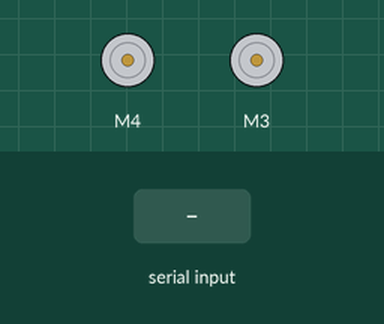
Bench run of a sketch on a simulated Arduino Uno, built with avr-gcc and run on an emulated ATmega328P. On the bench: 2 × DC motor (green arrow = forward, orange = backward, longer = faster). The inputs (shaded band) are chosen by the test bench.

Above: at 1.2 s.
1.3 s: "F" received over Serial
At 1.7 s:
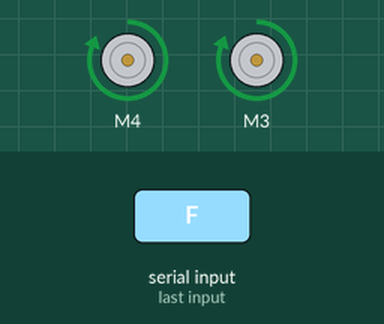
2.8 s: "B" received over Serial
At 4.0 s:
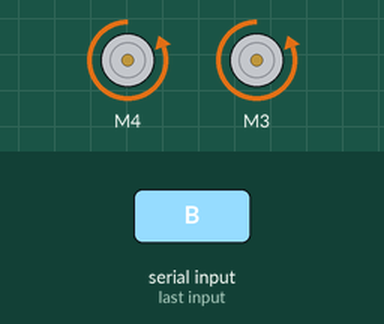
4.3 s: "L" received over Serial
At 5.2 s:
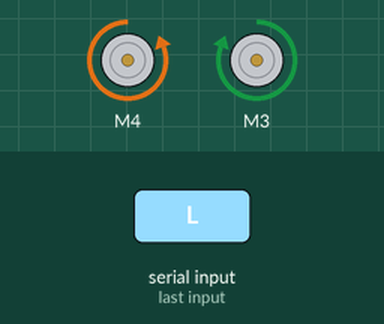
5.8 s: "R" received over Serial
At 6.4 s:
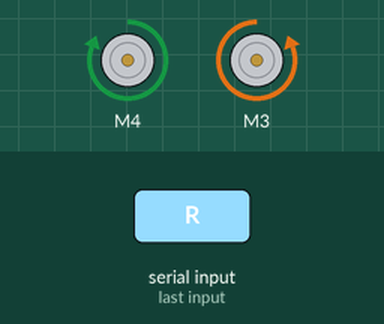
7.3 s: "1" received over Serial
At 8.7 s:
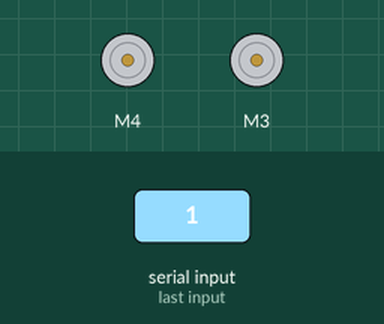
Timing chart, 0 to 9.8 s (numbered marks = the images above; inputs shaded):
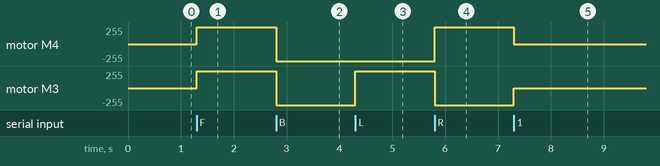

The sketch:

Bluetooth_Car.ino
```cpp
#include <AFMotor.h>

AF_DCMotor leftMotor(4);  // left motor is on motor 4
AF_DCMotor rightMotor(3); // right motor is on motor 3

char command;

void setup() {
  // put your setup code here, to run once:
  Serial.begin(9600);
}

void moveForward()
{
  leftMotor.setSpeed(255);
  rightMotor.setSpeed(255);
  leftMotor.run(FORWARD);
  rightMotor.run(FORWARD);
}

void moveBackwards()
{
  leftMotor.setSpeed(255);
  rightMotor.setSpeed(255);
  leftMotor.run(BACKWARD);
  rightMotor.run(BACKWARD);
}

void turnLeft()
{
  leftMotor.setSpeed(255);
  rightMotor.setSpeed(255);
  leftMotor.run(BACKWARD);
  rightMotor.run(FORWARD);
}

void turnRight()
{
  leftMotor.setSpeed(255);
  rightMotor.setSpeed(255);
  leftMotor.run(FORWARD);
  rightMotor.run(BACKWARD);
}

void Stop()
{
  leftMotor.setSpeed(0);
  rightMotor.setSpeed(0);
  leftMotor.run(RELEASE);
  rightMotor.run(RELEASE);

}

void loop() {
  // put your main code here, to run repeatedly:

  if (Serial.available() > 0) {
    command = Serial.read();
    Stop();
    switch (command) {
      case 'F':
        moveForward();
        break;
      case 'B':
        moveBackwards();
        break;
      case 'L':
        turnLeft();
        break;
      case 'R':
        turnRight();
        break;
    }
  }

}
```

Measured:
- after the input at 1.3 s, motor M4, motor M3: stopped → forward 255/255 at once
- after the input at 2.8 s, motor M4, motor M3: forward 255/255 → backward 255/255 at once
- after the input at 4.3 s, motor M3: backward 255/255 → forward 255/255 at once
- after the input at 5.8 s, motor M4: backward 255/255 → forward 255/255 at once; motor M3: forward 255/255 → backward 255/255 at once
- after the input at 7.3 s, motor M4: forward 255/255 → stopped at once; motor M3: backward 255/255 → stopped at once
